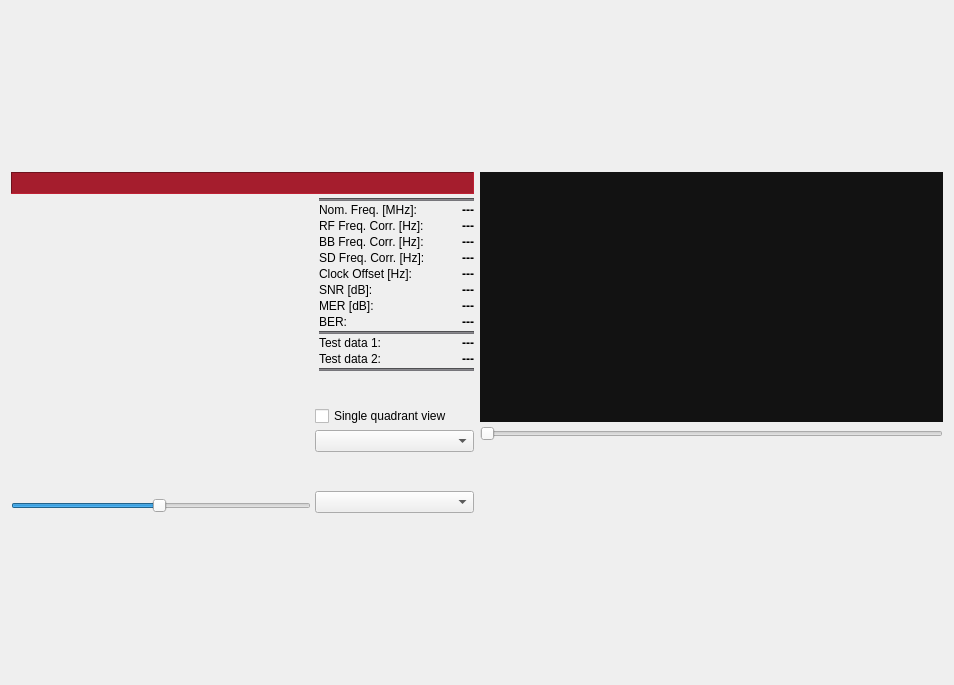
<?xml version="1.0" encoding="UTF-8"?>
<ui version="4.0">
 <class>scopeWidget</class>
 <widget class="QWidget" name="scopeWidget">
  <property name="geometry">
   <rect>
    <x>0</x>
    <y>0</y>
    <width>954</width>
    <height>685</height>
   </rect>
  </property>
  <property name="windowTitle">
   <string>Scope Spectrum Correlation Statistics</string>
  </property>
  <layout class="QVBoxLayout" name="verticalLayout_3">
   <item>
    <layout class="QGridLayout" name="gridLayout_2">
     <property name="horizontalSpacing">
      <number>6</number>
     </property>
     <property name="verticalSpacing">
      <number>0</number>
     </property>
     <item row="0" column="0">
      <layout class="QHBoxLayout" name="horizontalLayout_3">
       <item>
        <widget class="PlotWidget" name="plotCorrelation" native="true">
         <property name="minimumSize">
          <size>
           <width>0</width>
           <height>150</height>
          </size>
         </property>
         <property name="toolTip">
          <string>&lt;html&gt;&lt;head/&gt;&lt;body&gt;&lt;p&gt;&lt;span style=&quot; font-weight:700;&quot;&gt;Correlation display&lt;/span&gt;&lt;/p&gt;&lt;p&gt;Time synchronization is performed by correlation. The first peak above the threshold line corresponds to sample 504 (or nearby).&lt;/p&gt;&lt;p&gt;The signal is shown in dB, normalised to the threshold level.&lt;/p&gt;&lt;p&gt;&lt;span style=&quot; font-weight:700;&quot;&gt;Zooming&lt;/span&gt;&lt;br/&gt;Press &lt;span style=&quot; font-weight:700;&quot;&gt;&amp;lt;CTRL&amp;gt;&lt;/span&gt; key for &lt;span style=&quot; font-weight:700;&quot;&gt;vertical&lt;/span&gt; zooming, panning and reset zoom.&lt;br/&gt;Press &lt;span style=&quot; font-weight:700;&quot;&gt;&amp;lt;SHIFT&amp;gt;&lt;/span&gt; key for &lt;span style=&quot; font-weight:700;&quot;&gt;horizontal&lt;/span&gt; zooming, panning and reset zoom.&lt;br/&gt;Use mouse wheel for zooming.&lt;br/&gt;Press left mouse button for panning.&lt;br/&gt;Press right mouse button to reset zoom.&lt;/p&gt;&lt;/body&gt;&lt;/html&gt;</string>
         </property>
        </widget>
       </item>
      </layout>
     </item>
     <item row="0" column="1">
      <layout class="QHBoxLayout" name="horizontalLayout">
       <item>
        <widget class="PlotWidget" name="plotRfFft" native="true">
         <property name="minimumSize">
          <size>
           <width>0</width>
           <height>150</height>
          </size>
         </property>
         <property name="toolTip">
          <string>&lt;html&gt;&lt;head/&gt;&lt;body&gt;&lt;p&gt;&lt;span style=&quot; font-weight:700;&quot;&gt;The spectrum of the incoming signal&lt;/span&gt;&lt;/p&gt;&lt;p&gt;Use the slider at the bottom to zoom into the signal.&lt;/p&gt;&lt;p&gt;The scaling is done automatically.&lt;/p&gt;&lt;/body&gt;&lt;/html&gt;</string>
         </property>
        </widget>
       </item>
      </layout>
     </item>
     <item row="1" column="0">
      <widget class="QLabel" name="lblIndexList">
       <property name="maximumSize">
        <size>
         <width>16777215</width>
         <height>22</height>
        </size>
       </property>
       <property name="toolTip">
        <string>&lt;html&gt;&lt;head/&gt;&lt;body&gt;&lt;p&gt;&lt;span style=&quot; font-weight:700;&quot;&gt;Relative distance between transmitters&lt;/span&gt;&lt;/p&gt;&lt;p&gt;If more than one transmitter is detected, shows the relative distance between the transmitter in use and the others.&lt;/p&gt;&lt;/body&gt;&lt;/html&gt;</string>
       </property>
       <property name="styleSheet">
        <string notr="true">QLabel { background-color: rgb(165, 29, 45); }</string>
       </property>
       <property name="frameShape">
        <enum>QFrame::Shape::Panel</enum>
       </property>
       <property name="frameShadow">
        <enum>QFrame::Shadow::Sunken</enum>
       </property>
      </widget>
     </item>
     <item row="1" column="1" rowspan="2">
      <layout class="QHBoxLayout" name="horizontalLayout_2">
       <property name="topMargin">
        <number>0</number>
       </property>
       <item>
        <widget class="WaterfallScope" name="dabWaterfall" native="true">
         <property name="minimumSize">
          <size>
           <width>0</width>
           <height>100</height>
          </size>
         </property>
         <property name="styleSheet">
          <string notr="true">background-color: rgba(18, 18, 18, 255);</string>
         </property>
        </widget>
       </item>
      </layout>
     </item>
     <item row="2" column="0" rowspan="2">
      <layout class="QHBoxLayout" name="horizontalLayout_4">
       <property name="sizeConstraint">
        <enum>QLayout::SizeConstraint::SetFixedSize</enum>
       </property>
       <property name="topMargin">
        <number>4</number>
       </property>
       <item>
        <layout class="QVBoxLayout" name="verticalLayout">
         <item>
          <widget class="IQDisplay" name="iqDisplay" native="true">
           <property name="minimumSize">
            <size>
             <width>300</width>
             <height>300</height>
            </size>
           </property>
           <property name="maximumSize">
            <size>
             <width>300</width>
             <height>300</height>
            </size>
           </property>
           <property name="toolTip">
            <string>&lt;html&gt;&lt;head/&gt;&lt;body&gt;&lt;p&gt;&lt;span style=&quot; font-weight:700;&quot;&gt;IQ constellation of the decoded signal&lt;/span&gt;&lt;/p&gt;&lt;p&gt;Ideally four dots are visible, one in each quadrant.&lt;/p&gt;&lt;/body&gt;&lt;/html&gt;</string>
           </property>
          </widget>
         </item>
         <item>
          <widget class="QSlider" name="sliderIqScopeZoom">
           <property name="sizePolicy">
            <sizepolicy hsizetype="MinimumExpanding" vsizetype="Fixed">
             <horstretch>0</horstretch>
             <verstretch>0</verstretch>
            </sizepolicy>
           </property>
           <property name="minimumSize">
            <size>
             <width>100</width>
             <height>0</height>
            </size>
           </property>
           <property name="maximumSize">
            <size>
             <width>300</width>
             <height>16777215</height>
            </size>
           </property>
           <property name="toolTip">
            <string>&lt;html&gt;&lt;head/&gt;&lt;body&gt;&lt;p&gt;&lt;span style=&quot; font-weight:700;&quot;&gt;Zoom in/out&lt;/span&gt;&lt;/p&gt;&lt;p&gt;The zoom works exponentially&lt;br/&gt;[0%..100%] -&amp;gt; factor [0.1..10]&lt;/p&gt;&lt;/body&gt;&lt;/html&gt;</string>
           </property>
           <property name="minimum">
            <number>1</number>
           </property>
           <property name="maximum">
            <number>100</number>
           </property>
           <property name="value">
            <number>50</number>
           </property>
           <property name="sliderPosition">
            <number>50</number>
           </property>
           <property name="orientation">
            <enum>Qt::Orientation::Horizontal</enum>
           </property>
          </widget>
         </item>
        </layout>
       </item>
       <item>
        <layout class="QVBoxLayout" name="verticalLayout_6">
         <property name="leftMargin">
          <number>4</number>
         </property>
         <item>
          <layout class="QFormLayout" name="formLayout_2">
           <property name="formAlignment">
            <set>Qt::AlignmentFlag::AlignJustify|Qt::AlignmentFlag::AlignVCenter</set>
           </property>
           <property name="verticalSpacing">
            <number>2</number>
           </property>
           <property name="leftMargin">
            <number>4</number>
           </property>
           <item row="5" column="0" colspan="2">
            <widget class="Line" name="line_2">
             <property name="styleSheet">
              <string notr="true">background-color: rgb(119, 118, 123);</string>
             </property>
             <property name="orientation">
              <enum>Qt::Orientation::Horizontal</enum>
             </property>
            </widget>
           </item>
           <item row="6" column="0">
            <widget class="QLabel" name="label_7">
             <property name="text">
              <string>Nom. Freq. [MHz]:</string>
             </property>
            </widget>
           </item>
           <item row="6" column="1">
            <widget class="QLabel" name="lblNomFrequency">
             <property name="toolTip">
              <string>&lt;html&gt;&lt;head/&gt;&lt;body&gt;&lt;p&gt;&lt;span style=&quot; font-weight:700;&quot;&gt;The nominal absolute receiving frequency&lt;/span&gt;&lt;/p&gt;&lt;/body&gt;&lt;/html&gt;</string>
             </property>
             <property name="styleSheet">
              <string notr="true">font-weight: bold;</string>
             </property>
             <property name="text">
              <string>---</string>
             </property>
             <property name="alignment">
              <set>Qt::AlignmentFlag::AlignRight|Qt::AlignmentFlag::AlignTrailing|Qt::AlignmentFlag::AlignVCenter</set>
             </property>
            </widget>
           </item>
           <item row="7" column="0">
            <widget class="QLabel" name="label_6">
             <property name="text">
              <string>RF Freq. Corr. [Hz]:</string>
             </property>
            </widget>
           </item>
           <item row="7" column="1">
            <widget class="QLabel" name="lblFreqCorrRF">
             <property name="toolTip">
              <string>&lt;html&gt;&lt;head/&gt;&lt;body&gt;&lt;p&gt;&lt;span style=&quot; font-weight:700;&quot;&gt;Frequency correction in RF synthesizer&lt;/span&gt;&lt;/p&gt;&lt;p&gt;Frequency correction which is done (tried) with the RF synthesizer in the SDR device.&lt;/p&gt;&lt;p&gt;Select &amp;quot;Use DC avoidance algorithm&amp;quot; to see an effect here.&lt;/p&gt;&lt;/body&gt;&lt;/html&gt;</string>
             </property>
             <property name="styleSheet">
              <string notr="true">font-weight: bold;</string>
             </property>
             <property name="text">
              <string>---</string>
             </property>
             <property name="alignment">
              <set>Qt::AlignmentFlag::AlignRight|Qt::AlignmentFlag::AlignTrailing|Qt::AlignmentFlag::AlignVCenter</set>
             </property>
            </widget>
           </item>
           <item row="8" column="0">
            <widget class="QLabel" name="label_8">
             <property name="text">
              <string>BB Freq. Corr. [Hz]:</string>
             </property>
            </widget>
           </item>
           <item row="8" column="1">
            <widget class="QLabel" name="lblFreqCorrBB">
             <property name="toolTip">
              <string>&lt;html&gt;&lt;head/&gt;&lt;body&gt;&lt;p&gt;&lt;span style=&quot; font-weight:700;&quot;&gt;Frequency correction in baseband&lt;/span&gt;&lt;/p&gt;&lt;p&gt;Frequency correction which is done in the baseband.&lt;/p&gt;&lt;/body&gt;&lt;/html&gt;</string>
             </property>
             <property name="styleSheet">
              <string notr="true">font-weight: bold;</string>
             </property>
             <property name="text">
              <string>---</string>
             </property>
             <property name="alignment">
              <set>Qt::AlignmentFlag::AlignRight|Qt::AlignmentFlag::AlignTrailing|Qt::AlignmentFlag::AlignVCenter</set>
             </property>
            </widget>
           </item>
           <item row="9" column="0">
            <widget class="QLabel" name="label_9">
             <property name="text">
              <string>SD Freq. Corr. [Hz]:</string>
             </property>
            </widget>
           </item>
           <item row="9" column="1">
            <widget class="QLabel" name="lblPhaseCorr">
             <property name="toolTip">
              <string>&lt;html&gt;&lt;head/&gt;&lt;body&gt;&lt;p&gt;&lt;span style=&quot; font-weight:700;&quot;&gt;Standard deviation of residual frequency error in Hz&lt;/span&gt;&lt;/p&gt;&lt;p&gt;Standard deviation of the residual frequency error in Hz after frequency correction.&lt;/p&gt;&lt;/body&gt;&lt;/html&gt;</string>
             </property>
             <property name="styleSheet">
              <string notr="true">font-weight: bold;</string>
             </property>
             <property name="text">
              <string>---</string>
             </property>
             <property name="alignment">
              <set>Qt::AlignmentFlag::AlignRight|Qt::AlignmentFlag::AlignTrailing|Qt::AlignmentFlag::AlignVCenter</set>
             </property>
            </widget>
           </item>
           <item row="10" column="0">
            <widget class="QLabel" name="label_3">
             <property name="text">
              <string>Clock Offset [Hz]:</string>
             </property>
            </widget>
           </item>
           <item row="10" column="1">
            <widget class="QLabel" name="lblClockError">
             <property name="toolTip">
              <string>&lt;html&gt;&lt;head/&gt;&lt;body&gt;&lt;p&gt;&lt;span style=&quot; font-weight:700;&quot;&gt;Clock Offset&lt;/span&gt;&lt;/p&gt;&lt;p&gt;The offset in Hz from the nominal sample rate of 2'048'000 Hz.&lt;/p&gt;&lt;/body&gt;&lt;/html&gt;</string>
             </property>
             <property name="styleSheet">
              <string notr="true">font-weight: bold;</string>
             </property>
             <property name="text">
              <string>---</string>
             </property>
             <property name="alignment">
              <set>Qt::AlignmentFlag::AlignRight|Qt::AlignmentFlag::AlignTrailing|Qt::AlignmentFlag::AlignVCenter</set>
             </property>
            </widget>
           </item>
           <item row="11" column="0">
            <widget class="QLabel" name="label_5">
             <property name="text">
              <string>SNR [dB]:</string>
             </property>
            </widget>
           </item>
           <item row="11" column="1">
            <widget class="QLabel" name="lblSnr">
             <property name="toolTip">
              <string>&lt;html&gt;&lt;head/&gt;&lt;body&gt;&lt;p&gt;&lt;span style=&quot; font-weight:700;&quot;&gt;Averaged Signal-to-Noise Ratio (SNR)&lt;/span&gt;&lt;/p&gt;&lt;p&gt;Averaged Signal-to-Noise Ratio (SNR) in the OFDM symbol.&lt;/p&gt;&lt;/body&gt;&lt;/html&gt;</string>
             </property>
             <property name="styleSheet">
              <string notr="true">font-weight: bold;</string>
             </property>
             <property name="text">
              <string>---</string>
             </property>
             <property name="alignment">
              <set>Qt::AlignmentFlag::AlignRight|Qt::AlignmentFlag::AlignTrailing|Qt::AlignmentFlag::AlignVCenter</set>
             </property>
            </widget>
           </item>
           <item row="12" column="0">
            <widget class="QLabel" name="label_4">
             <property name="text">
              <string>MER [dB]:</string>
             </property>
            </widget>
           </item>
           <item row="12" column="1">
            <widget class="QLabel" name="lblModQuality">
             <property name="toolTip">
              <string>&lt;html&gt;&lt;head/&gt;&lt;body&gt;&lt;p&gt;&lt;span style=&quot; font-weight:700;&quot;&gt;Averaged modulation quality in dB&lt;/span&gt;&lt;/p&gt;&lt;p&gt;This is related to the &amp;quot;Log Likelihood Ratio&amp;quot;, independent of the used Soft-Bit detection.&lt;/p&gt;&lt;p&gt;The graph on the right shows this value also.&lt;/p&gt;&lt;p&gt;Control your device gain that way to maximize this value.&lt;/p&gt;&lt;/body&gt;&lt;/html&gt;</string>
             </property>
             <property name="styleSheet">
              <string notr="true">font-weight: bold;</string>
             </property>
             <property name="text">
              <string>---</string>
             </property>
             <property name="alignment">
              <set>Qt::AlignmentFlag::AlignRight|Qt::AlignmentFlag::AlignTrailing|Qt::AlignmentFlag::AlignVCenter</set>
             </property>
            </widget>
           </item>
           <item row="13" column="0">
            <widget class="QLabel" name="label_10">
             <property name="text">
              <string>BER:</string>
             </property>
            </widget>
           </item>
           <item row="13" column="1">
            <widget class="QLabel" name="lblBER">
             <property name="toolTip">
              <string>&lt;html&gt;&lt;head/&gt;&lt;body&gt;&lt;p&gt;&lt;span style=&quot; font-weight:700;&quot;&gt;Bit Error Rate (BER)&lt;/span&gt;&lt;/p&gt;&lt;p&gt;Bit Error Rate of the FIC before the Viterbi decoder.&lt;/p&gt;&lt;/body&gt;&lt;/html&gt;</string>
             </property>
             <property name="styleSheet">
              <string notr="true">font-weight: bold;</string>
             </property>
             <property name="text">
              <string>---</string>
             </property>
             <property name="alignment">
              <set>Qt::AlignmentFlag::AlignRight|Qt::AlignmentFlag::AlignTrailing|Qt::AlignmentFlag::AlignVCenter</set>
             </property>
            </widget>
           </item>
           <item row="14" column="0" colspan="2">
            <widget class="Line" name="line">
             <property name="styleSheet">
              <string notr="true">background-color: rgb(119, 118, 123);</string>
             </property>
             <property name="orientation">
              <enum>Qt::Orientation::Horizontal</enum>
             </property>
            </widget>
           </item>
           <item row="15" column="0">
            <widget class="QLabel" name="label">
             <property name="text">
              <string>Test data 1:</string>
             </property>
            </widget>
           </item>
           <item row="15" column="1">
            <widget class="QLabel" name="lblTestData1">
             <property name="toolTip">
              <string>&lt;html&gt;&lt;head/&gt;&lt;body&gt;&lt;p&gt;&lt;span style=&quot; font-weight:700;&quot;&gt;Test data 1&lt;/span&gt;&lt;/p&gt;&lt;p&gt;This is for test data only, helps while developing.&lt;/p&gt;&lt;/body&gt;&lt;/html&gt;</string>
             </property>
             <property name="styleSheet">
              <string notr="true">font-weight: bold;</string>
             </property>
             <property name="text">
              <string>---</string>
             </property>
             <property name="alignment">
              <set>Qt::AlignmentFlag::AlignRight|Qt::AlignmentFlag::AlignTrailing|Qt::AlignmentFlag::AlignVCenter</set>
             </property>
            </widget>
           </item>
           <item row="16" column="0">
            <widget class="QLabel" name="label_2">
             <property name="text">
              <string>Test data 2:</string>
             </property>
            </widget>
           </item>
           <item row="16" column="1">
            <widget class="QLabel" name="lblTestData2">
             <property name="toolTip">
              <string>&lt;html&gt;&lt;head/&gt;&lt;body&gt;&lt;p&gt;&lt;span style=&quot; font-weight:700;&quot;&gt;Test data 2&lt;/span&gt;&lt;/p&gt;&lt;p&gt;This is for test data only, helps while developing.&lt;/p&gt;&lt;/body&gt;&lt;/html&gt;</string>
             </property>
             <property name="styleSheet">
              <string notr="true">font-weight: bold;</string>
             </property>
             <property name="text">
              <string>---</string>
             </property>
             <property name="alignment">
              <set>Qt::AlignmentFlag::AlignRight|Qt::AlignmentFlag::AlignTrailing|Qt::AlignmentFlag::AlignVCenter</set>
             </property>
            </widget>
           </item>
           <item row="17" column="0" colspan="2">
            <widget class="Line" name="line_3">
             <property name="styleSheet">
              <string notr="true">background-color: rgb(119, 118, 123);</string>
             </property>
             <property name="orientation">
              <enum>Qt::Orientation::Horizontal</enum>
             </property>
            </widget>
           </item>
          </layout>
         </item>
         <item>
          <layout class="QVBoxLayout" name="verticalLayout_combos">
           <property name="spacing">
            <number>4</number>
           </property>
           <item>
            <spacer name="verticalSpacer_combos_3">
             <property name="orientation">
              <enum>Qt::Orientation::Vertical</enum>
             </property>
             <property name="sizeHint" stdset="0">
              <size>
               <width>0</width>
               <height>0</height>
              </size>
             </property>
            </spacer>
           </item>
           <item>
            <layout class="QHBoxLayout" name="horizontalLayout_cb1">
             <item>
              <widget class="QCheckBox" name="cbMap1stQuad">
               <property name="toolTip">
                <string>&lt;html&gt;&lt;head/&gt;&lt;body&gt;&lt;p&gt;&lt;span style=&quot; font-weight:700;&quot;&gt;Show all quadrants folded into the first one&lt;/span&gt;&lt;/p&gt;&lt;/body&gt;&lt;/html&gt;</string>
               </property>
               <property name="text">
                <string>Single quadrant view</string>
               </property>
              </widget>
             </item>
            </layout>
           </item>
           <item>
            <widget class="QComboBox" name="cmbIqScope">
             <property name="toolTip">
              <string>&lt;html&gt;&lt;head/&gt;&lt;body&gt;&lt;p&gt;&lt;span style=&quot; font-weight:700;&quot;&gt;Type of data shown in the IQ scope&lt;/span&gt;&lt;/p&gt;&lt;p&gt;See the IQ scope tooltip for more details.&lt;/p&gt;&lt;/body&gt;&lt;/html&gt;</string>
             </property>
            </widget>
           </item>
           <item>
            <spacer name="verticalSpacer_combos_2">
             <property name="orientation">
              <enum>Qt::Orientation::Vertical</enum>
             </property>
             <property name="sizeHint" stdset="0">
              <size>
               <width>0</width>
               <height>0</height>
              </size>
             </property>
            </spacer>
           </item>
           <item>
            <widget class="QComboBox" name="cmbCarrier">
             <property name="toolTip">
              <string>&lt;html&gt;&lt;head/&gt;&lt;body&gt;&lt;p&gt;&lt;span style=&quot; font-weight:700;&quot;&gt;Type of data shown in the carrier plot&lt;/span&gt;&lt;/p&gt;&lt;p&gt;See the carrier plot tooltip for more details.&lt;/p&gt;&lt;/body&gt;&lt;/html&gt;</string>
             </property>
            </widget>
           </item>
          </layout>
         </item>
        </layout>
       </item>
      </layout>
     </item>
     <item row="3" column="1">
      <layout class="QHBoxLayout" name="horizontalLayout_5">
       <property name="topMargin">
        <number>4</number>
       </property>
       <item>
        <layout class="QVBoxLayout" name="verticalLayout_2">
         <item>
          <widget class="QSlider" name="sliderRfScopeZoom">
           <property name="toolTip">
            <string>&lt;html&gt;&lt;head/&gt;&lt;body&gt;&lt;p&gt;&lt;span style=&quot; font-weight:700;&quot;&gt;Zoom in/out&lt;/span&gt;&lt;/p&gt;&lt;/body&gt;&lt;/html&gt;</string>
           </property>
           <property name="maximum">
            <number>100</number>
           </property>
           <property name="orientation">
            <enum>Qt::Orientation::Horizontal</enum>
           </property>
          </widget>
         </item>
         <item>
          <spacer name="verticalSpacer_2">
           <property name="orientation">
            <enum>Qt::Orientation::Vertical</enum>
           </property>
           <property name="sizeType">
            <enum>QSizePolicy::Policy::Fixed</enum>
           </property>
           <property name="sizeHint" stdset="0">
            <size>
             <width>20</width>
             <height>6</height>
            </size>
           </property>
          </spacer>
         </item>
         <item>
          <widget class="LevelMeter" name="thermoModQual" native="true">
           <property name="maximumSize">
            <size>
             <width>16777215</width>
             <height>30</height>
            </size>
           </property>
           <property name="toolTip">
            <string>&lt;html&gt;&lt;head/&gt;&lt;body&gt;&lt;p&gt;&lt;span style=&quot; font-weight:700;&quot;&gt;The averaged modulation quality in dB&lt;/span&gt;&lt;/p&gt;&lt;p&gt;This is related to the &amp;quot;Log Likelihood Ratio&amp;quot;, independent of the used Soft-Bit detection.&lt;/p&gt;&lt;p&gt;Control your device gain that way to maximize this value.&lt;/p&gt;&lt;/body&gt;&lt;/html&gt;</string>
           </property>
           <property name="lowerBound" stdset="0">
            <double>0.000000000000000</double>
           </property>
           <property name="upperBound" stdset="0">
            <double>36.000000000000000</double>
           </property>
          </widget>
         </item>
         <item>
          <spacer name="verticalSpacer">
           <property name="orientation">
            <enum>Qt::Orientation::Vertical</enum>
           </property>
           <property name="sizeType">
            <enum>QSizePolicy::Policy::Fixed</enum>
           </property>
           <property name="sizeHint" stdset="0">
            <size>
             <width>20</width>
             <height>6</height>
            </size>
           </property>
          </spacer>
         </item>
         <item>
          <widget class="LevelMeter" name="thermoDigLevel" native="true">
           <property name="maximumSize">
            <size>
             <width>16777215</width>
             <height>30</height>
            </size>
           </property>
           <property name="toolTip">
            <string>&lt;html&gt;&lt;head/&gt;&lt;body&gt;&lt;p&gt;&lt;span style=&quot; font-weight:700;&quot;&gt;RMS and peak Level in dBFS&lt;/span&gt;&lt;/p&gt;&lt;p&gt;The peak level is the maximum vector length of the input signal over 10 frames (approximately 1 second).&lt;/p&gt;&lt;p&gt;In digital systems it is generally recommended to keep the level slightly below 0 dBFS. However, since DAB uses phase modulation, some input overdrive may still yield acceptable results; the best approach is to maximise the Modulation Quality using the input gain.&lt;/p&gt;&lt;/body&gt;&lt;/html&gt;</string>
           </property>
           <property name="lowerBound" stdset="0">
            <double>-24.000000000000000</double>
           </property>
           <property name="upperBound" stdset="0">
            <double>4.000000000000000</double>
           </property>
          </widget>
         </item>
        </layout>
       </item>
       <item>
        <layout class="QHBoxLayout" name="horizontalLayout_8"/>
       </item>
      </layout>
     </item>
     <item row="4" column="0" colspan="2">
      <layout class="QHBoxLayout" name="horizontalLayout_9">
       <property name="topMargin">
        <number>4</number>
       </property>
       <item>
        <widget class="PlotWidget" name="plotPhaseCarr" native="true">
         <property name="minimumSize">
          <size>
           <width>0</width>
           <height>150</height>
          </size>
         </property>
        </widget>
       </item>
      </layout>
     </item>
    </layout>
   </item>
  </layout>
 </widget>
 <customwidgets>
  <customwidget>
   <class>PlotWidget</class>
   <extends>QWidget</extends>
   <header>plot_widget.h</header>
  </customwidget>
  <customwidget>
   <class>LevelMeter</class>
   <extends>QWidget</extends>
   <header>level_meter.h</header>
  </customwidget>
  <customwidget>
   <class>IQDisplay</class>
   <extends>QWidget</extends>
   <header>iqdisplay.h</header>
  </customwidget>
  <customwidget>
   <class>WaterfallScope</class>
   <extends>QWidget</extends>
   <header>waterfall_scope.h</header>
  </customwidget>
 </customwidgets>
 <resources>
  <include location="../resources.qrc"/>
 </resources>
 <connections/>
</ui>
